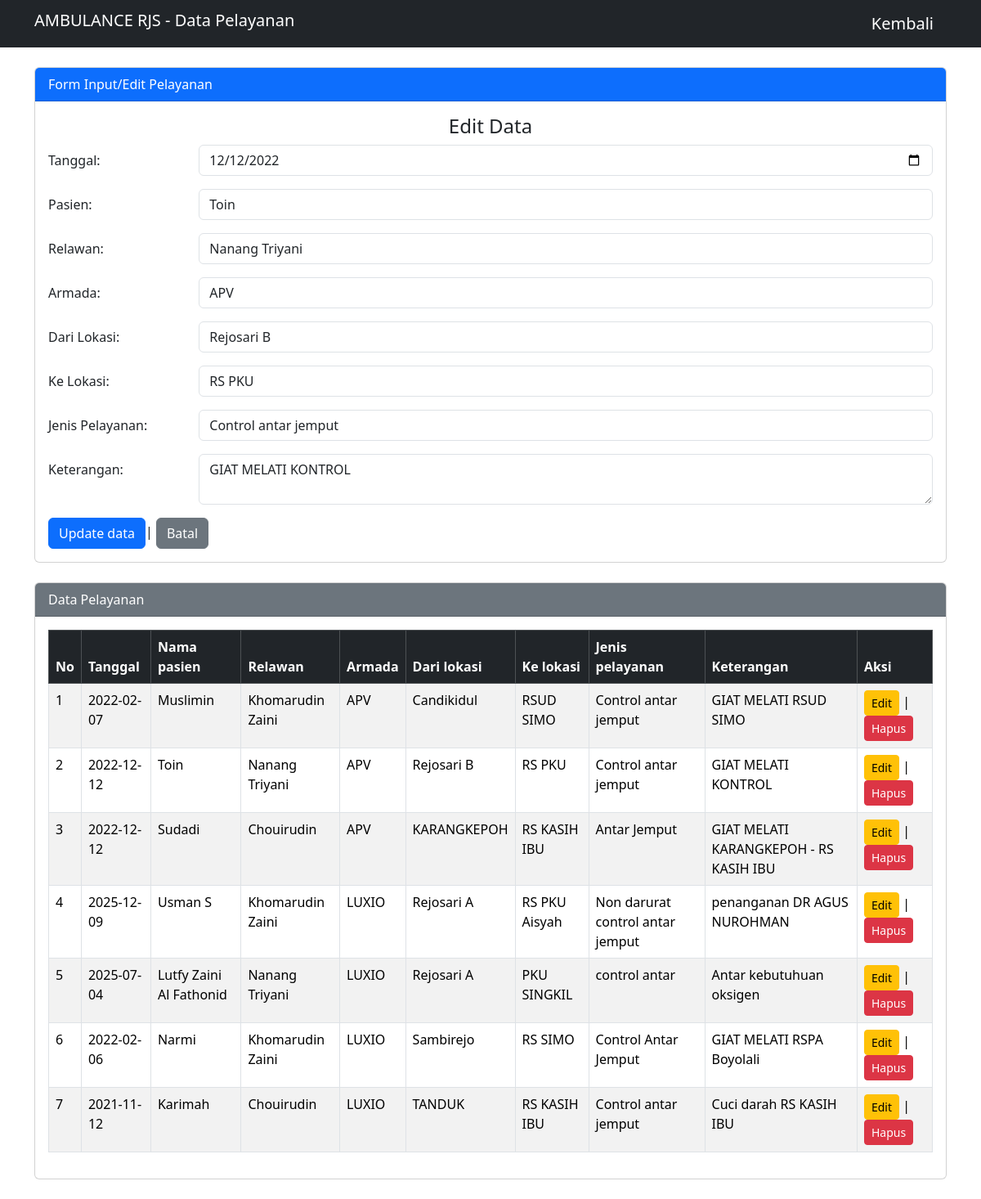
/view/pelayanan.php?edit=5 (signed in), run on the app's committed database.
### tables this page shows
CREATE TABLE `pelayanan` (
  `id_pelayanan` int(55) NOT NULL,
  `tanggal` date NOT NULL,
  `id_pasien` int(55) NOT NULL,
  `id_relawan` int(55) NOT NULL,
  `id_armada` int(55) NOT NULL,
  `dari_lokasi` text NOT NULL,
  `ke_lokasi` text NOT NULL,
  `jenis_pelayanan` text NOT NULL,
  `keterangan` text NOT NULL
);

CREATE TABLE `pasien` (
  `id_pasien` int(55) NOT NULL,
  `nama_pasien` varchar(55) NOT NULL,
  `jenis_kelamin` enum('Laki-laki','Perempuan','','') NOT NULL,
  `umur` char(55) NOT NULL,
  `alamat` text NOT NULL,
  `no_hp` char(55) NOT NULL,
  `diagnosa` text NOT NULL
);

CREATE TABLE `relawan` (
  `id_relawan` int(55) NOT NULL,
  `nama_relawan` varchar(55) NOT NULL,
  `jenis_kelamin` enum('Laki-laki','Perempuan','','') NOT NULL,
  `no_hp` varchar(55) NOT NULL,
  `alamat` text NOT NULL
);

CREATE TABLE `armada` (
  `id_armada` int(55) NOT NULL,
  `nama_armada` varchar(55) NOT NULL,
  `plat` varchar(55) NOT NULL,
  `status` text NOT NULL
);

### config/koneksi.php (called while the page is built, shortened)
<?php
class database
{
    private $host = "localhost";
    private $username = "root";
    private $pass = "";
    private $db = "ambulance";
    function __construct()
    {
        $this->connect = mysqli_connect($this->host, $this->username, $this->pass, $this->db);
    }
}

### proses/proses-pelayanan.php (called while the page is built, shortened)
<?php
require_once(__DIR__ . '/../config/koneksi.php');
class pelayanan
{
    private $db;
    function __construct()
    {
        $database = new database();
        $this->db = $database->connect;
    }
    function tampil()
    {
        $data = mysqli_query($this->db, "SELECT * from pelayanan,relawan,pasien,armada WHERE
        pelayanan.id_relawan = relawan.id_relawan and
        pelayanan.id_pasien=pasien.id_pasien and
        pelayanan.id_armada=armada.id_armada");
        return mysqli_fetch_all($data, MYSQLI_ASSOC);
    }
    function cari($id_pelayanan)
    {
        $sql = mysqli_query($this->db, "SELECT * from pelayanan WHERE id_pelayanan = '$id_pelayanan'");
        return mysqli_fetch_assoc($sql);
    }
}

### proses/proses-pasien.php (called while the page is built, shortened)
<?php
require_once(__DIR__ . '/../config/koneksi.php');
class pasien
{
    private $db;
    public function __construct()
    {
        $database = new database();
        $this->db = $database->connect;
    }
    public function tampil()
    {
        $data = mysqli_query($this->db, "SELECT * FROM pasien");
        return mysqli_fetch_all($data, MYSQLI_ASSOC);
    }
}

### proses/proses-relawan.php (called while the page is built, shortened)
<?php
require_once(__DIR__ . '/../config/koneksi.php');
class relawan
{
    private $db;
    public function __construct()
    {
        $database = new database();
        $this->db = $database->connect;
    }
    public function tampil()
    {
        $data = mysqli_query($this->db, "SELECT * FROM relawan");
        return mysqli_fetch_all($data, MYSQLI_ASSOC);
    }
}

### proses/proses-armada.php (called while the page is built, shortened)
<?php
    require_once(__DIR__.'/../config/koneksi.php');
    class armada{
        private $db;
        public function __construct(){
            $database = new database();
            $this->db = $database->connect;
        }
    public function tampil(){
        $data = mysqli_query($this->db, "SELECT * FROM armada");
        return mysqli_fetch_all($data, MYSQLI_ASSOC);
    }
}
?>

### view/pelayanan.php (the view, shortened to what this page needs)
<?php
require_once(__DIR__ . '/../proses/proses-pelayanan.php');
require_once(__DIR__ . '/../proses/proses-relawan.php');
require_once(__DIR__ . '/../proses/proses-armada.php');
require_once(__DIR__ . '/../proses/proses-pasien.php');
$pelayanan = new Pelayanan();
$pasien = new Pasien();
$relawan = new Relawan();
$armada = new Armada();
$editData = NULL;
if (isset($_GET['edit'])) {
    $id = $_GET['edit'];
    $editData = $pelayanan->cari($id);
}
include '../template/header.php';
?>
<body>
    <nav class="navbar navbar-dark bg-dark">
        <div class="container">
            <h3 class="navbar-brand">AMBULANCE RJS - Data Pelayanan</h3>
            <a class="navbar-brand" href="../index.php">Kembali</a>
        </div>
    </nav>
    <div class="container my-4">
        <div class="card mb-4">
            <div class="card-header bg-primary text-white">Form Input/Edit Pelayanan</div>
            <div class="card-body">
                <div class="form-input">
                    <?php if ($editData) { ?>
                        <h4 style="text-align : center;">Edit Data</h4>
                        <form method="post" action="pelayanan.php">
                            <div class="mb-3 row">
                                <label for="tanggal" class="col-sm-2 col-form-label">Tanggal:</label>
                                <div class="col-sm-10">
                                    <input type="date" class="form-control" name="tanggal" id="tanggal" value="<?= $editData['tanggal'] ?>">
                                </div>
                            </div>
                            <div class="mb-3 row">
                                <label for="pasien" class="col-sm-2 col-form-label">Pasien:</label>
                                <div class="col-sm-10">
                                    <select class="form-control" name="id_pasien" id="pasien" required>
                                        <?php foreach ($pasien->tampil() as $data) { ?>
                                            <option value="<?= $data['id_pasien']; ?>" <?= ($editData['id_pasien'] == $data['id_pasien']) ? 'selected' : ''; ?>>
                                                <?= $data['nama_pasien'] ?>
                                            </option>
                                        <?php }; ?>
                                    </select>
                                </div>
                            </div>
                            <div class="mb-3 row">
                                <label for="relawan" class="col-sm-2 col-form-label">Relawan:</label>
                                <div class="col-sm-10">
                                    <select class="form-control" name="id_relawan" id="relawan" required>
                                        <?php foreach ($relawan->tampil() as $data) { ?>
                                            <option value="<?= $data['id_relawan']; ?>" <?= ($editData['id_relawan'] == $data['id_relawan']) ? 'selected' : ''; ?>>
                                                <?= $data['nama_relawan'] ?>
                                            </option>
                                        <?php } ?>
                                    </select>
                                </div>
                            </div>
                            <div class="mb-3 row">
                                <label for="armada" class="col-sm-2 col-form-label">Armada:</label>
                                <div class="col-sm-10">
                                    <select class="form-control" name="id_armada" id="armada" required>
                                        <?php foreach ($armada->tampil() as $data) { ?>
                                            <option value="<?= $data['id_armada']; ?>" <?= ($editData['id_armada'] == $data['id_armada']) ? 'selected' : '' ?>>
                                                <?= $data['nama_armada'] ?>
                                            </option>
                                        <?php } ?>
                                    </select>
                                </div>
                            </div>
                            <div class="mb-3 row">
                                <label for="dari_lokasi" class="col-sm-2 col-form-label">Dari Lokasi:</label>
                                <div class="col-sm-10">
                                    <input type="text" class="form-control" name="dari_lokasi" id="dari_lokasi" value="<?= $editData['dari_lokasi'] ?>">
                                </div>
                            </div>
                            <div class="mb-3 row">
                                <label for="ke_lokasi" class="col-sm-2 col-form-label">Ke Lokasi:</label>
                                <div class="col-sm-10">
                                    <input type="text" class="form-control" name="ke_lokasi" id="ke_lokasi" value="<?= $editData['ke_lokasi'] ?>">
                                </div>
                            </div>
                            <div class="mb-3 row">
                                <label for="jenis_pelayanan" class="col-sm-2 col-form-label">Jenis Pelayanan:</label>
                                <div class="col-sm-10">
                                    <input type="text" class="form-control" name="jenis_pelayanan" id="jenis_pelayanan" value="<?= $editData['jenis_pelayanan'] ?>">
                                </div>
                            </div>
                            <div class="mb-3 row">
                                <label for="keterangan" class="col-sm-2 col-form-label">Keterangan:</label>
                                <div class="col-sm-10">
                                    <textarea class="form-control" name="keterangan" id="keterangan"><?= $editData['keterangan'] ?></textarea>
                                </div>
                            </div>
                            <button type="submit" name="edit" class="btn btn-primary">Update data</button>|
                            <a href="pelayanan.php" class="btn btn-secondary">Batal</a>
                        </form>
                    <?php } ?>
                </div>
            </div>
        </div>
        <div class="card">
            <div class="card-header text-white bg-secondary">Data Pelayanan</div>
            <div class="card-body">
                <table class="table table-bordered table-striped" id="tablePelayanan">
                    <thead class="table-dark">
                        <tr>
                            <th>No</th>
                            <th>Tanggal</th>
                            <th>Nama pasien</th>
                            <th>Relawan</th>
                            <th>Armada</th>
                            <th>Dari lokasi</th>
                            <th>Ke lokasi</th>
                            <th>Jenis pelayanan</th>
                            <th>Keterangan</th>
                            <th>Aksi</th>
                        </tr>
                    </thead>
                    <?php
                    $no = 1;
                    foreach ($pelayanan->tampil() as $data) {
                    ?>
                        <tr>
                            <td><?php echo $no++; ?></td>
                            <td><?php echo $data['tanggal']; ?></td>
                            <td><?php echo $data['nama_pasien']; ?></td>
                            <td><?php echo $data['nama_relawan']; ?></td>
                            <td><?php echo $data['nama_armada']; ?></td>
                            <td><?php echo $data['dari_lokasi']; ?></td>
                            <td><?php echo $data['ke_lokasi']; ?></td>
                            <td><?php echo $data['jenis_pelayanan']; ?></td>
                            <td><?php echo $data['keterangan']; ?></td>
                            <td>
                                <a href="?edit=<?php echo $data['id_pelayanan']; ?>" class="btn btn-sm btn-warning">Edit</a> |
                                <a href="?hapus=<?php echo $data['id_pelayanan']; ?>" class="btn btn-sm btn-danger" onclick="return confirm('Yakin hapus data?')">Hapus</a>
                            </td>
                        </tr>
                    <?php } ?>
                </table>
            </div>
        </div>
    </div>
    </html>

### data on the page
pelayanan: tanggal "12/12/2022", id_pasien "Toin", id_relawan "Nanang Triyani", id_armada "APV", dari_lokasi "Rejosari B", ke_lokasi "RS PKU", jenis_pelayanan "Control antar jemput", keterangan "GIAT MELATI KONTROL", tanggal "2022-12-12", id_pasien.nama_pasien "Toin", id_relawan.nama_relawan "Nanang Triyani", id_armada.nama_armada "APV"
pelayanan: tanggal "2022-02-07", id_pasien.nama_pasien "Muslimin", id_relawan.nama_relawan "Khomarudin Zaini", id_armada.nama_armada "APV", dari_lokasi "Candikidul", ke_lokasi "RSUD SIMO", jenis_pelayanan "Control antar jemput", keterangan "GIAT MELATI RSUD SIMO"
pelayanan: tanggal "2022-12-12", id_pasien.nama_pasien "Sudadi", id_relawan.nama_relawan "Chouirudin", id_armada.nama_armada "APV", dari_lokasi "KARANGKEPOH", ke_lokasi "RS KASIH IBU", jenis_pelayanan "Antar Jemput", keterangan "GIAT MELATI KARANGKEPOH - RS KASIH IBU"
pelayanan: tanggal "2025-12-09", id_pasien.nama_pasien "Usman S", id_relawan.nama_relawan "Khomarudin Zaini", id_armada.nama_armada "LUXIO", dari_lokasi "Rejosari A", ke_lokasi "RS PKU Aisyah", jenis_pelayanan "Non darurat control antar jemput", keterangan "penanganan DR AGUS NUROHMAN"
pelayanan: tanggal "2025-07-04", id_pasien.nama_pasien "Lutfy Zaini Al Fathonid", id_relawan.nama_relawan "Nanang Triyani", id_armada.nama_armada "LUXIO", dari_lokasi "Rejosari A", ke_lokasi "PKU SINGKIL", jenis_pelayanan "control antar", keterangan "Antar kebutuhuan oksigen"
pelayanan: tanggal "2022-02-06", id_pasien.nama_pasien "Narmi", id_relawan.nama_relawan "Khomarudin Zaini", id_armada.nama_armada "LUXIO", dari_lokasi "Sambirejo", ke_lokasi "RS SIMO", jenis_pelayanan "Control Antar Jemput", keterangan "GIAT MELATI RSPA Boyolali"
pelayanan: tanggal "2021-11-12", id_pasien.nama_pasien "Karimah", id_relawan.nama_relawan "Chouirudin", id_armada.nama_armada "LUXIO", dari_lokasi "TANDUK", ke_lokasi "RS KASIH IBU", jenis_pelayanan "Control antar jemput", keterangan "Cuci darah RS KASIH IBU"
